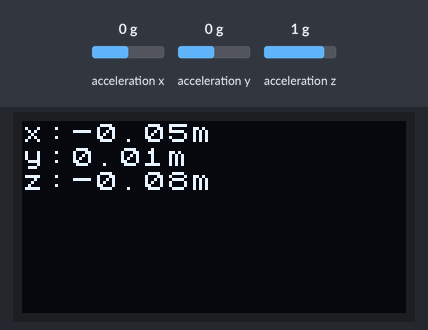
A sketch run on a simulated Arduino Uno, built with avr-gcc and run on an emulated ATmega328P. Shown: 128×64 one-colour display. The inputs (shaded band) are chosen by the test bench; at power-on: acceleration x 0 g, acceleration y 0 g, acceleration z 1 g.

Above: at 0.98 s.
1.3 s: acceleration x set to 0.8 g
At 2.23 s:
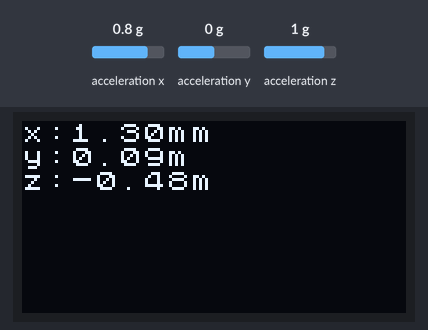
3.0 s: acceleration y set to -1.4 g
At 4.4 s:
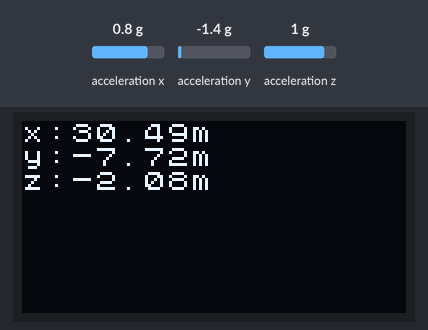
4.8 s: acceleration z set to -1.4 g
At 5.45 s:
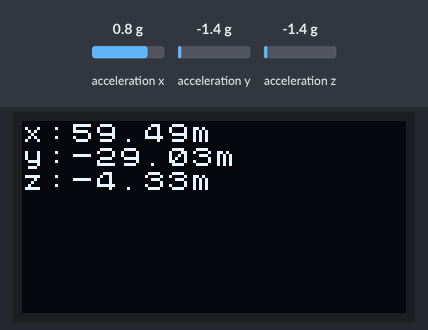
6.7 s: acceleration x set to -1.4 g
At 7.98 s:
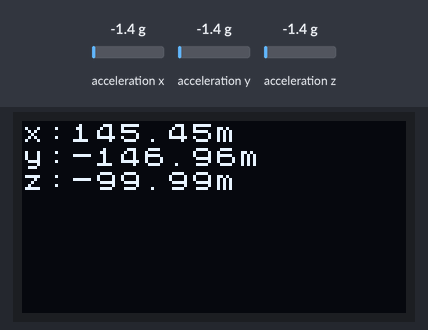
Timing chart, 0 to 9.7 s (numbered marks = the images above; inputs shaded):
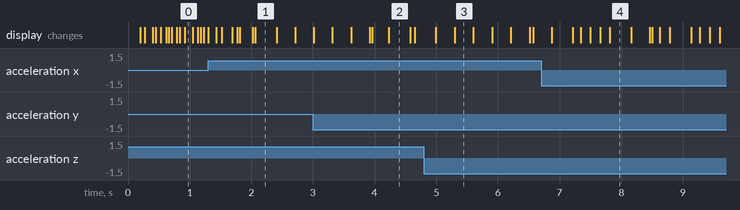

The sketch:

exercise5.ino
```cpp
/*
 * Exercise 5: Displaying displacement data to an OLED Screen
 */

#include <Arduino.h>
#include <U8x8lib.h>
#include "LIS3DHTR.h"
#ifdef SOFTWAREWIRE
    #include <SoftwareWire.h>
    SoftwareWire myWire(3, 2);
    LIS3DHTR<SoftwareWire> LIS;       //Software I2C
    #define WIRE myWire
#else
    #include <Wire.h>
    LIS3DHTR<TwoWire> LIS;           //Hardware I2C
    #define WIRE Wire
#endif

U8X8_SSD1306_128X64_NONAME_HW_I2C u8x8(/* reset=*/ U8X8_PIN_NONE);

// U8X8_SSD1306_128X64_NONAME_SW_I2C u8x8(/* clock=*/ SCL, /* data=*/ SDA, /* reset=*/ U8X8_PIN_NONE);   // OLEDs without Reset of the Display

const float RAWLOW_X = -0.978000;
const float RAWHIGH_X = 1.009000;
const float RAWLOW_Y = -0.981000;
const float RAWHIGH_Y = 0.971000;
const float RAWLOW_Z = -1.003000;
const float RAWHIGH_Z = 1.027000;
const float REFERENCELOW = -1.0;
const float REFERENCEHIGH = 1.0;
const float GRAVITY = 9.81;

float x,y,z;
float correctedX, correctedY, correctedZ;
float velocityX = 0, velocityY = 0, velocityZ = 0;
float disX, disY, disZ;
float currentTime;
float previousTime = 0.0;
float previousAccelerationX = 0.0, previousAccelerationY = 0.0, previousAccelerationZ = 0.0;
float posX = 0, posY = 0, posZ = 0;
String str_posX, str_posY, str_posZ;

void setup(void) {
  //u8x8.setBusClock(100000);  // If you breakout other modules, please enable this line
  u8x8.begin(); // to start using the screen
  u8x8.setFlipMode(1);
  LIS.begin(Wire, 0x19); // initialize device by I2C

  // Setting full-scale range
  LIS.setFullScaleRange(LIS3DHTR_RANGE_2G); // 2G

  // Setting operating mode
  // High-resolution Mode
  LIS.setHighSolution(true);

  // Setting output data rate
  LIS.setOutputDataRate(LIS3DHTR_DATARATE_50HZ); // 50HZ
}

void loop(void) {
  currentTime = millis();
  LIS.getAcceleration(&x, &y, &z); // getting acceleration values in each axis
  // Two Point Calibration
  correctedX = (((x-RAWLOW_X) * (REFERENCEHIGH - REFERENCELOW))/ (RAWHIGH_X - RAWLOW_X)) + REFERENCELOW;
  correctedY = (((y-RAWLOW_Y) * (REFERENCEHIGH - REFERENCELOW))/ (RAWHIGH_Y - RAWLOW_Y)) + REFERENCELOW;
  correctedZ = (((z-RAWLOW_Z) * (REFERENCEHIGH - REFERENCELOW))/ (RAWHIGH_Z - RAWLOW_Z)) + REFERENCELOW;
  // Displacement Calculation (in meters)
  disX = (velocityX*((currentTime - previousTime)/1000)) + ((0.5)*previousAccelerationX* pow(((currentTime - previousTime)/1000), 2));
  disY = (velocityY*((currentTime - previousTime)/1000)) + ((0.5)*previousAccelerationY* pow(((currentTime - previousTime)/1000), 2));
  disZ = (velocityZ*((currentTime - previousTime)/1000)) + ((0.5)*previousAccelerationZ* pow(((currentTime - previousTime)/1000), 2));
  // Initial velocity calculation (in m/s) for the next iteration of the displacement calculation
  velocityX = previousAccelerationX*((currentTime - previousTime)/1000) + velocityX;
  velocityY = previousAccelerationY*((currentTime - previousTime)/1000) + velocityY;
  velocityZ = previousAccelerationZ*((currentTime - previousTime)/1000) + velocityZ;
  // Position calculation (in meters)
  posX = posX += disX;
  posY = posY += disY;
  posZ = posZ += disZ;

  str_posX = String(posX, 2);
  str_posY = String(posY, 2);
  str_posZ = String(posZ, 2);

  // print values to the OLED Screen
  u8x8.setFont(u8x8_font_chroma48medium8_r);
  u8x8.setCursor(0, 0); //defining the starting point for the cursor
  u8x8.print("x:" + str_posX + "m");
  u8x8.setCursor(0, 1); //defining the starting point for the cursor
  u8x8.print("y:" + str_posY + "m");
  u8x8.setCursor(0, 2); //defining the starting point for the cursor
  u8x8.print("z:" + str_posZ + "m");

  // Calculating the accelerations for the next iteration of the displacement calculation
  previousAccelerationX = correctedX * GRAVITY;
  previousAccelerationY = correctedY * GRAVITY;
  previousAccelerationZ = (correctedZ - 1) * GRAVITY; // doing the "correctedZ - 1" only works assuming the accelerometer doesn't turn upside down
  previousTime = currentTime;
  delay(10); // delay 10 milliseconds before the next reading
}
```
